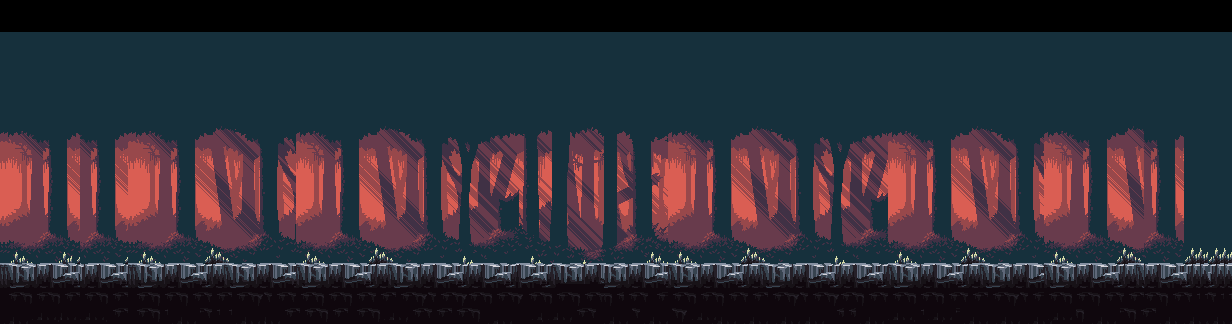

Below is a game level as drawn by its tile map, then a one-line description and the .tmx that defines it (tile-layer data replaced by summaries):
An orthogonal 308x81 tile map with 4x4 px tiles, 6 tile layers (Tile Layer 1, 2, 2, Tile Layer 1, ...), 5 tilesets.

<map version="1.10" tiledversion="1.11.2" orientation="orthogonal" renderorder="right-down" width="308" height="81" tilewidth="4" tileheight="4" infinite="0" nextlayerid="7" nextobjectid="1">
 <tileset firstgid="1" source="code/parallax-demon-woods-mid-trees.tsx" />
 <tileset firstgid="10065" source="code/mainlev_build.tsx" />
 <tileset firstgid="75601" source="code/parallax-demon-woods-bg.tsx" />
 <tileset firstgid="83761" source="code/parallax-demon-woods-close-trees.tsx" />
 <tileset firstgid="93825" source="code/parallax-demon-woods-far-trees.tsx" />
 <layer id="1" name="Tile Layer 1" width="308" height="81">
  <data>[24948 cells, 22484 non-empty, 5347 distinct tile ids]</data>
 </layer>
 <layer id="2" name="2" width="308" height="81">
  <data>[24948 cells, 22484 non-empty, 5580 distinct tile ids]</data>
 </layer>
 <layer id="3" name="2" width="308" height="81">
  <data>[24948 cells, 22484 non-empty, 5580 distinct tile ids]</data>
 </layer>
 <layer id="4" name="Tile Layer 1" width="308" height="81">
  <data>[24948 cells, 22484 non-empty, 5580 distinct tile ids]</data>
 </layer>
 <layer id="5" name="Tile Layer 6" width="308" height="81">
  <data>[24948 cells, 2118 non-empty, 54 distinct tile ids]</data>
 </layer>
 <layer id="6" name="Tile Layer 5" width="308" height="81">
  <data>[24948 cells, 5025 non-empty, 220 distinct tile ids]</data>
 </layer>
</map>
